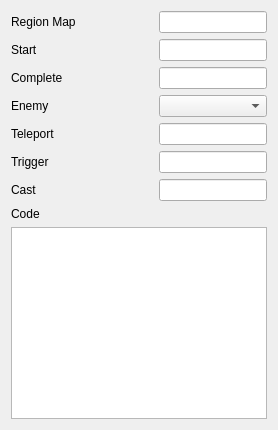
          <widget class="QWidget" name="pageAction">
           <layout class="QVBoxLayout" name="verticalLayout_9">
            <item>
             <layout class="QGridLayout" name="gridLayout_11">
              <item row="4" column="2">
               <widget class="QLineEdit" name="interface_element_action_teleport"/>
              </item>
              <item row="4" column="0">
               <widget class="QLabel" name="label_40">
                <property name="text">
                 <string>Teleport</string>
                </property>
               </widget>
              </item>
              <item row="1" column="2">
               <widget class="QLineEdit" name="interface_element_action_start"/>
              </item>
              <item row="2" column="2">
               <widget class="QLineEdit" name="interface_element_action_complete"/>
              </item>
              <item row="0" column="2">
               <widget class="QLineEdit" name="interface_element_action_region_map"/>
              </item>
              <item row="3" column="2">
               <widget class="QComboBox" name="interface_element_action_enemy">
                <item>
                 <property name="text">
                  <string/>
                 </property>
                </item>
                <item>
                 <property name="text">
                  <string>player</string>
                 </property>
                </item>
                <item>
                 <property name="text">
                  <string>clear</string>
                 </property>
                </item>
               </widget>
              </item>
              <item row="0" column="1">
               <spacer name="horizontalSpacer_15">
                <property name="orientation">
                 <enum>Qt::Horizontal</enum>
                </property>
                <property name="sizeHint" stdset="0">
                 <size>
                  <width>40</width>
                  <height>20</height>
                 </size>
                </property>
               </spacer>
              </item>
              <item row="0" column="0">
               <widget class="QLabel" name="label_16">
                <property name="text">
                 <string>Region Map</string>
                </property>
               </widget>
              </item>
              <item row="2" column="0">
               <widget class="QLabel" name="label_18">
                <property name="text">
                 <string>Complete</string>
                </property>
               </widget>
              </item>
              <item row="1" column="0">
               <widget class="QLabel" name="label_17">
                <property name="text">
                 <string>Start</string>
                </property>
               </widget>
              </item>
              <item row="3" column="0">
               <widget class="QLabel" name="label_19">
                <property name="text">
                 <string>Enemy</string>
                </property>
               </widget>
              </item>
              <item row="5" column="0">
               <widget class="QLabel" name="label_45">
                <property name="text">
                 <string>Trigger</string>
                </property>
               </widget>
              </item>
              <item row="5" column="2">
               <widget class="QLineEdit" name="interface_element_action_trigger"/>
              </item>
              <item row="6" column="0">
               <widget class="QLabel" name="label_48">
                <property name="text">
                 <string>Cast</string>
                </property>
               </widget>
              </item>
              <item row="6" column="2">
               <widget class="QLineEdit" name="interface_element_action_cast"/>
              </item>
             </layout>
            </item>
            <item>
             <layout class="QGridLayout" name="gridLayout_12">
              <item row="0" column="0">
               <widget class="QLabel" name="label_20">
                <property name="text">
                 <string>Code</string>
                </property>
               </widget>
              </item>
              <item row="1" column="0">
               <widget class="QPlainTextEdit" name="interface_element_action_text">
                <property name="tabStopWidth">
                 <number>16</number>
                </property>
               </widget>
              </item>
             </layout>
            </item>
           </layout>
          </widget>
